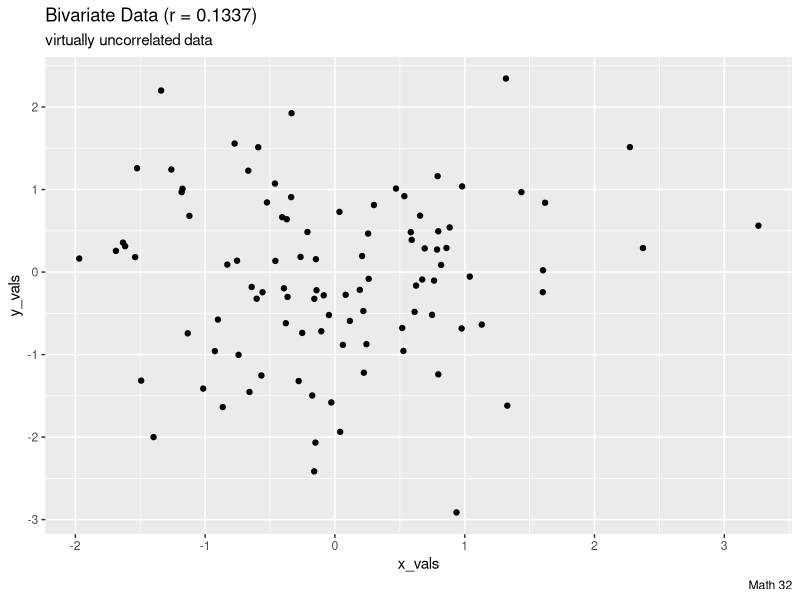
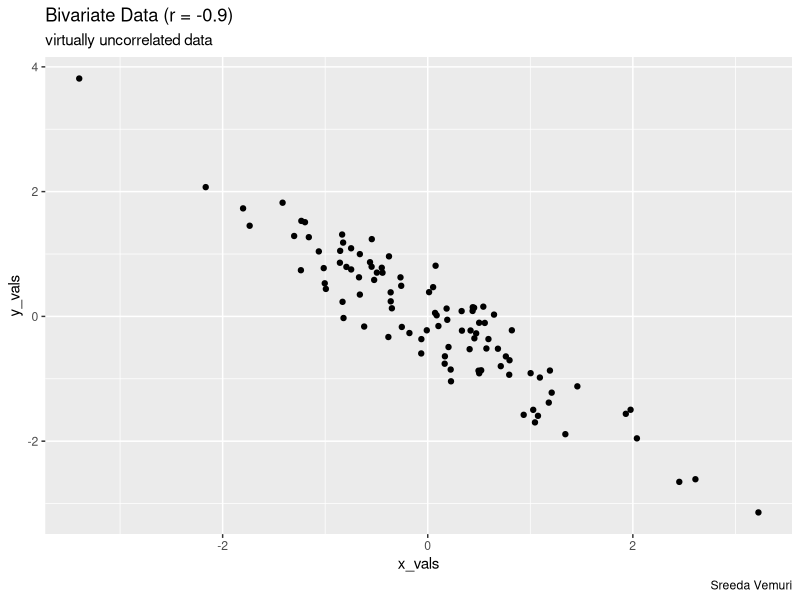
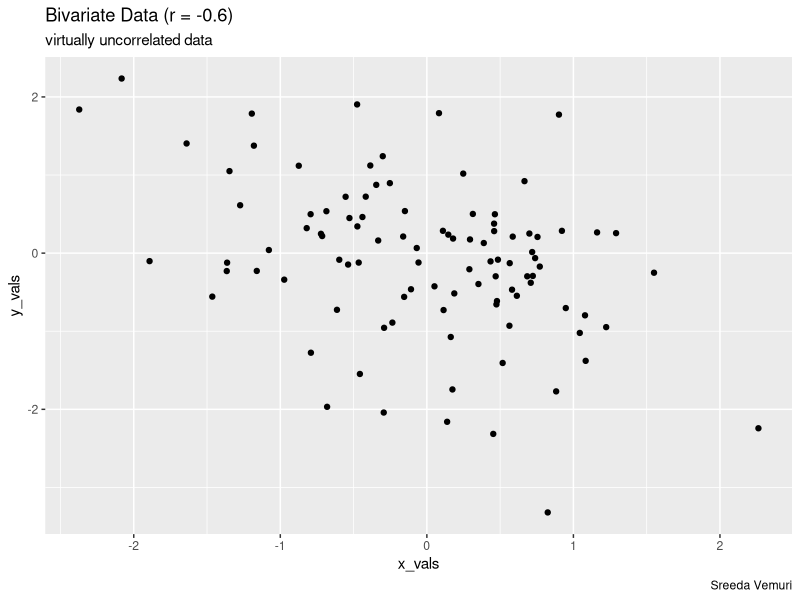
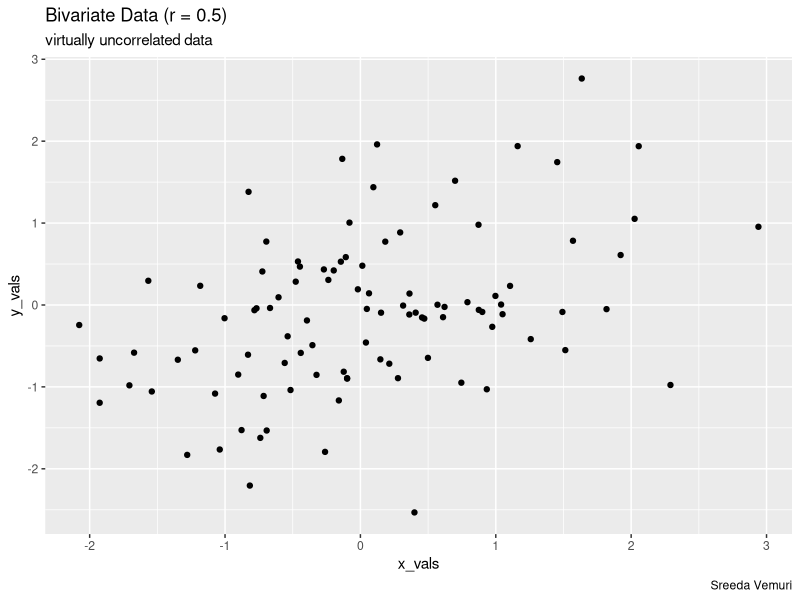
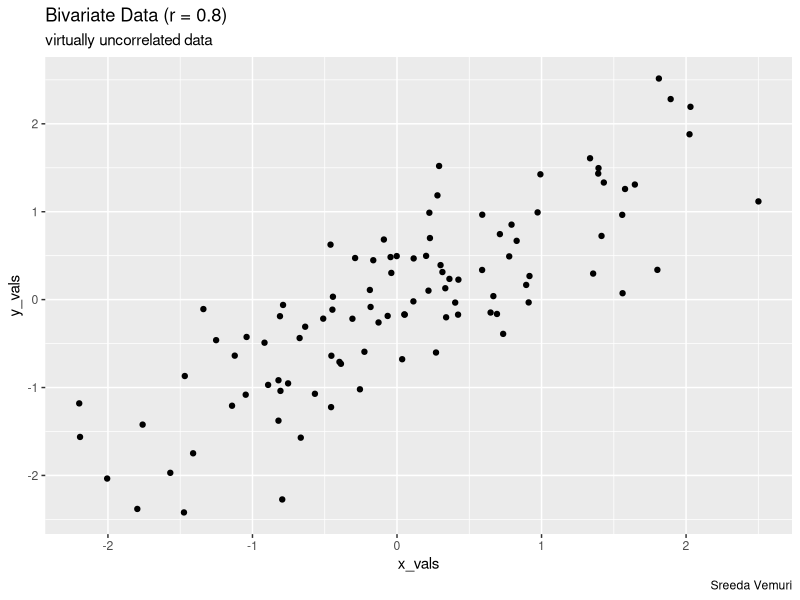
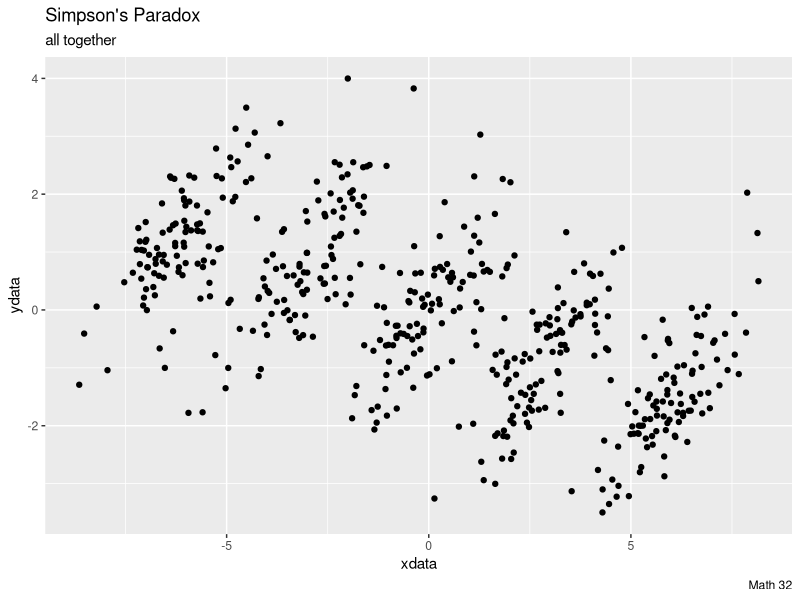
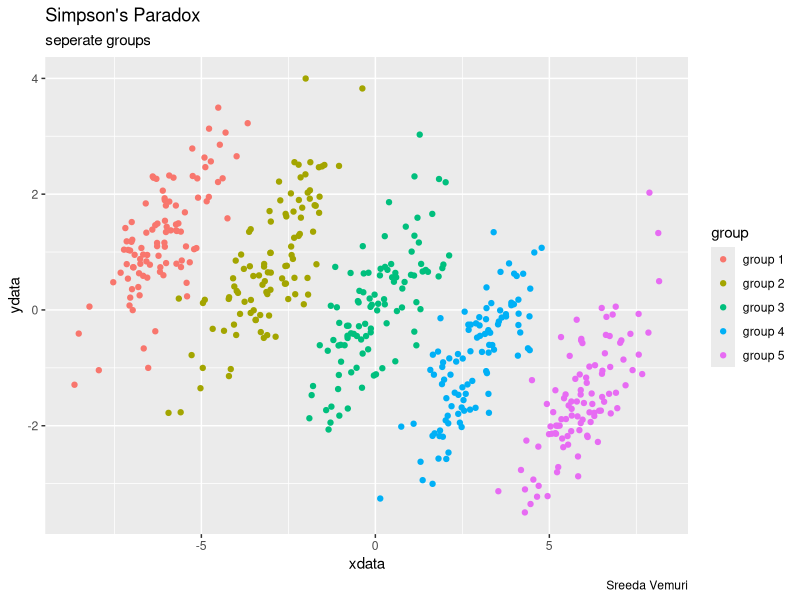

R code for these plots, in order:
## ---- chunk 1
# load useful code packages
library("dplyr")
library("ggplot2")

# a user-made function to create correlated values
# INPUTS: vector of x values, 
#         desired correlation level (default = 0.9)
# OUTPUT: vector of y values
correlatedValues = function(x, r = 0.9){
  r2 = r**2
  ve = 1-r2
  SD = sqrt(ve)
  e  = rnorm(length(x), mean=0, sd=SD)
  y  = r*x + e
  return(y)
}

# create synthetic data for the Simpson's Paradox demonstration
x1 = rnorm(100, mean = -6, sd = 1)
y1 = correlatedValues(x1, r = 0.75) + 6
x2 = rnorm(100, mean = -3, sd = 1)
y2 = correlatedValues(x2, r = 0.75) + 3
x3 = rnorm(100, mean = 0, sd = 1)
y3 = correlatedValues(x3, r = 0.75)
x4 = rnorm(100, mean = 3, sd = 1)
y4 = correlatedValues(x4, r = 0.75) - 3
x5 = rnorm(100, mean = 6, sd = 1)
y5 = correlatedValues(x5, r = 0.75) - 6
df1 <- data.frame(x1, y1, "group 1")
df2 <- data.frame(x2, y2, "group 2")
df3 <- data.frame(x3, y3, "group 3")
df4 <- data.frame(x4, y4, "group 4")
df5 <- data.frame(x5, y5, "group 5")
names(df1) <- c("xdata", "ydata", "group")
names(df2) <- c("xdata", "ydata", "group")
names(df3) <- c("xdata", "ydata", "group")
names(df4) <- c("xdata", "ydata", "group")
names(df5) <- c("xdata", "ydata", "group")
main_df <- rbind(df1, df2, df3, df4, df5)
## ---- chunk 2
r_val <- 0.1337
x_vals <- rnorm(100) #total 100 points on the plot
y_vals <- correlatedValues(x_vals, r = r_val)
temp_df <- data.frame(x_vals, y_vals) #
ggplot(temp_df, aes(x = x_vals, y = y_vals)) +
  geom_point() +
  labs(title = paste0("Bivariate Data (r = ", r_val, ")"),
       subtitle = "virtually uncorrelated data",
       caption = "Math 32")
## ---- chunk 3
r_val <- -0.9
x_vals <- rnorm(100) #total 100 points on the plot
y_vals <- correlatedValues(x_vals, r = r_val)
temp_df <- data.frame(x_vals, y_vals) #
ggplot(temp_df, aes(x = x_vals, y = y_vals)) +
  geom_point() +
  labs(title = paste0("Bivariate Data (r = ", r_val, ")"),
       subtitle = "virtually uncorrelated data",
       caption = "Sreeda Vemuri")
## ---- chunk 4
r_val <- -0.6
x_vals <- rnorm(100) #total 100 points on the plot
y_vals <- correlatedValues(x_vals, r = r_val)
temp_df <- data.frame(x_vals, y_vals) #
ggplot(temp_df, aes(x = x_vals, y = y_vals)) +
  geom_point() +
  labs(title = paste0("Bivariate Data (r = ", r_val, ")"),
       subtitle = "virtually uncorrelated data",
       caption = "Sreeda Vemuri")
## ---- chunk 5
r_val <- 0.5
x_vals <- rnorm(100) #total 100 points on the plot
y_vals <- correlatedValues(x_vals, r = r_val)
temp_df <- data.frame(x_vals, y_vals) #
ggplot(temp_df, aes(x = x_vals, y = y_vals)) +
  geom_point() +
  labs(title = paste0("Bivariate Data (r = ", r_val, ")"),
       subtitle = "virtually uncorrelated data",
       caption = "Sreeda Vemuri")
## ---- chunk 6
r_val <- 0.8
x_vals <- rnorm(100) #total 100 points on the plot
y_vals <- correlatedValues(x_vals, r = r_val)
temp_df <- data.frame(x_vals, y_vals) #
ggplot(temp_df, aes(x = x_vals, y = y_vals)) +
  geom_point() +
  labs(title = paste0("Bivariate Data (r = ", r_val, ")"),
       subtitle = "virtually uncorrelated data",
       caption = "Sreeda Vemuri")
## ---- chunk 7
main_df %>%
  ggplot(aes(x = xdata, y = ydata)) +
  geom_point() +
  labs(title = "Simpson's Paradox",
       subtitle = "all together",
       caption = "Math 32")
## ---- chunk 8
# compute correlation
main_df %>%
  summarize(cor = cor(xdata, ydata))
## ---- chunk 9
main_df %>%
  group_by(group) %>%  
  ggplot(aes(x = xdata, y = ydata, color = group)) +
  geom_point() +
  labs(title = "Simpson's Paradox",
       subtitle = "seperate groups",
       caption = "Sreeda Vemuri")
## ---- chunk 10
# compute correlation
main_df %>%
   group_by(group) %>%
  summarize(cor = cor(xdata, ydata))
